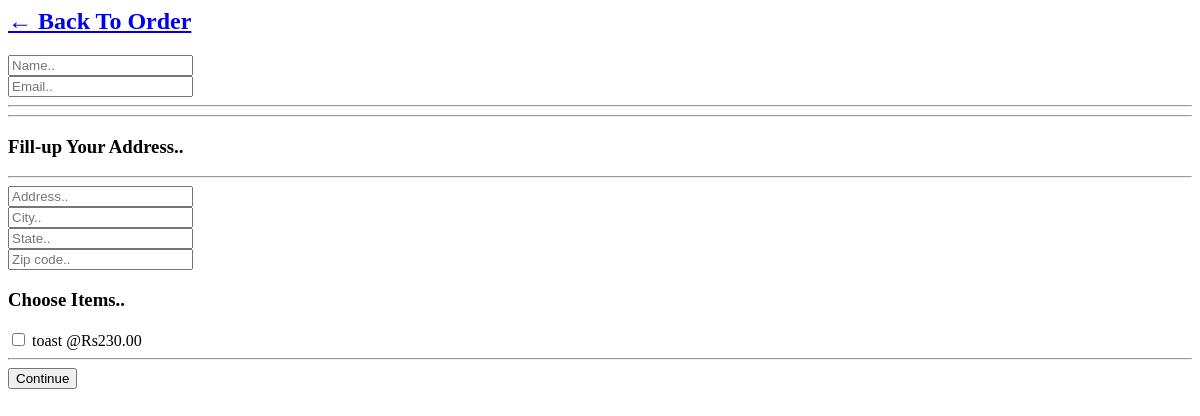
/checkout/, run on an earlier commit of the app's database.
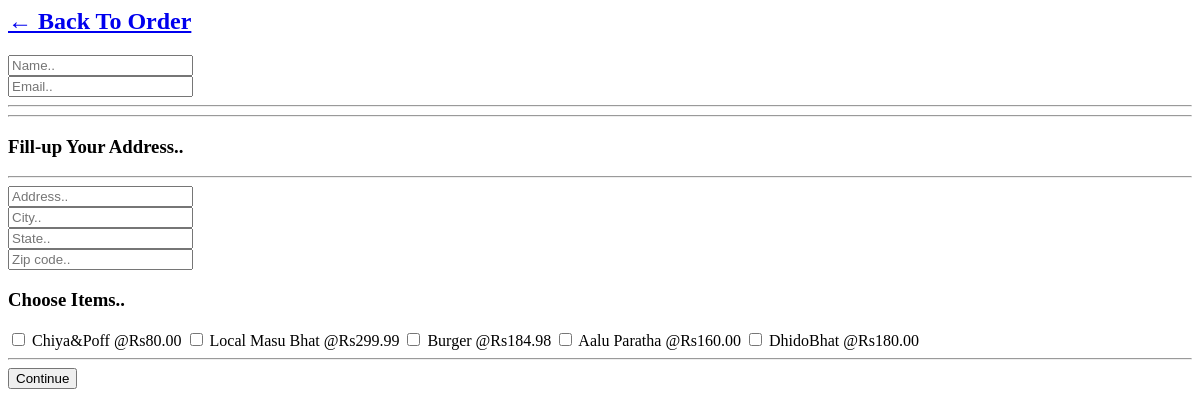
And on a later commit of the database.
### Restro_App/models.py (models this page shows, shortened)
class FoodMenu(models.Model):
    category = models.ForeignKey(Category, on_delete = models.CASCADE)
    name = models.CharField(max_length=30, null =True, blank=True)
    description = models.TextField(null=True, blank=True)
    image = models.ImageField(upload_to='uploads/')
    price = models.DecimalField(max_digits=10, decimal_places=2)

### Restro_App/views.py (the view)
# urls.py: path('checkout/', views.CheckOut, name = 'checkout'),
def CheckOut(request):
    items = FoodMenu.objects.all()
    categories = Category.objects.all()
    context ={'items':items}
    return render(request, 'orders/checkout.html', context)

### templates/orders/checkout.html (shortened to what this page needs)
{% load static %}
{% block content %}
<a  class="btn btn-outline-dark" href="{% url 'menu' %}"><h2>&#x2190; Back To Order</h2></a>
<div class="box-element" id="form-wrapper">
    <form id="checkout-form">
        <div id="user-info">
            <div class="form-field">
                <input required class="form-control" type="text" name="name" placeholder="Name..">
            </div>
            <div class="form-field">
                <input required class="form-control" type="email" name="email" placeholder="Email..">
            </div>
        </div>
        <hr>
        <div id="shipping-info">
            <hr>
            <h3>Fill-up Your Address..</h3>
            <hr>
            <div class="form-field">
                <input class="form-control" type="text" name="address" placeholder="Address..">
            </div>
            <div class="form-field">
                <input class="form-control" type="text" name="city" placeholder="City..">
            </div>
            <div class="form-field">
                <input class="form-control" type="text" name="state" placeholder="State..">
            </div>
            <div class="form-field">
                <input class="form-control" type="text" name="zipcode" placeholder="Zip code..">
            </div>
        </div>
        <div>
            <h3>Choose Items..</h3>
            <div class="dropdown">
                <div class="dropdown-menu" aria-labelledby="dropdownMenuButton">
                    {% for item in items %}
                    <label class="dropdown-item">
                        <input type="checkbox" value="{{ item.id }}"> {{ item.name }} @Rs{{ item.price }}
                    </label>
                    {% endfor %}
                </div>
            </div>
        </div>
        <hr>
        <input  id="form-button" class="btn btn-success btn-block" type="submit" value="Continue" >
    </form>
</div>
{% endblock content %}

What changed in the data, as far as the page shows it:
removed FoodMenu: name "toast", price "230.00"
added FoodMenu: name "Chiya&Poff", price "80.00"
added FoodMenu: name "Local Masu Bhat", price "299.99"
added FoodMenu: name "Burger", price "184.98"
added FoodMenu: name "Aalu Paratha", price "160.00"
added FoodMenu: name "DhidoBhat", price "180.00"
